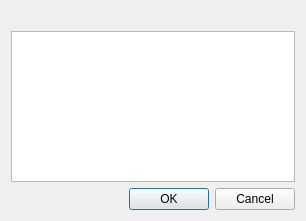
<?xml version="1.0" encoding="UTF-8"?>
<ui version="4.0">
 <class>SelectOpenProject</class>
 <widget class="QDialog" name="SelectOpenProject">
  <property name="geometry">
   <rect>
    <x>0</x>
    <y>0</y>
    <width>306</width>
    <height>221</height>
   </rect>
  </property>
  <property name="windowTitle">
   <string>Dialog</string>
  </property>
  <layout class="QVBoxLayout" name="verticalLayout">
   <item>
    <widget class="QLabel" name="actionLabel">
     <property name="text">
      <string/>
     </property>
    </widget>
   </item>
   <item>
    <widget class="QListWidget" name="listWidget"/>
   </item>
   <item>
    <widget class="QDialogButtonBox" name="buttonBox">
     <property name="orientation">
      <enum>Qt::Horizontal</enum>
     </property>
     <property name="standardButtons">
      <set>QDialogButtonBox::Cancel|QDialogButtonBox::Ok</set>
     </property>
    </widget>
   </item>
  </layout>
 </widget>
 <resources/>
 <connections>
  <connection>
   <sender>buttonBox</sender>
   <signal>accepted()</signal>
   <receiver>SelectOpenProject</receiver>
   <slot>accept()</slot>
   <hints>
    <hint type="sourcelabel">
     <x>248</x>
     <y>254</y>
    </hint>
    <hint type="destinationlabel">
     <x>157</x>
     <y>274</y>
    </hint>
   </hints>
  </connection>
  <connection>
   <sender>buttonBox</sender>
   <signal>rejected()</signal>
   <receiver>SelectOpenProject</receiver>
   <slot>reject()</slot>
   <hints>
    <hint type="sourcelabel">
     <x>316</x>
     <y>260</y>
    </hint>
    <hint type="destinationlabel">
     <x>286</x>
     <y>274</y>
    </hint>
   </hints>
  </connection>
 </connections>
</ui>
